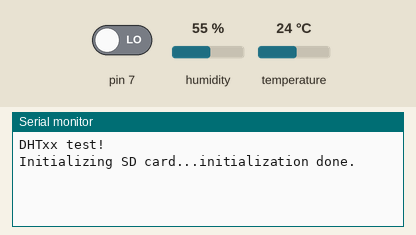
This sketch was run on a simulated Arduino Uno, built with avr-gcc and run on an emulated ATmega328P. On the bench: the last lines printed to the serial monitor. The inputs (shaded band) are chosen by the test bench; at power-on: humidity 55 %, pin 7 LOW, temperature 24 °C. The local clock reads 2024-03-15 10:24:30 at power-on unless the sketch sets it; storage starts empty.

Above: at 3.2 s.
3.3 s: humidity set to 22 %
At 4.7 s:
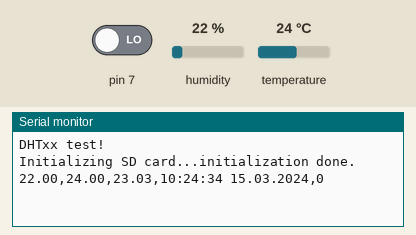
17.3 s: pin 7 driven HIGH
At 17.9 s:
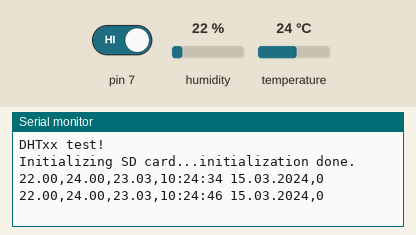
27.8 s: temperature set to 12 °C
At 29.5 s:
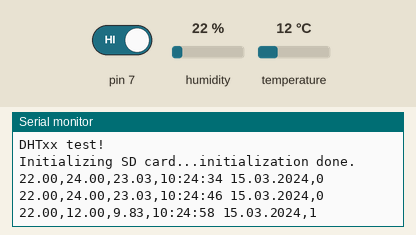
38.3 s: pin 7 driven LOW
At 41.3 s:
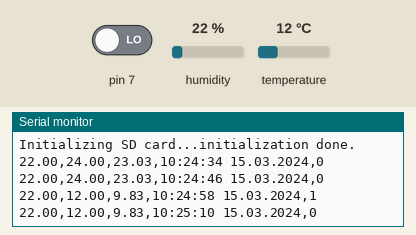
48.8 s: humidity set to 40 %
At 53.1 s:
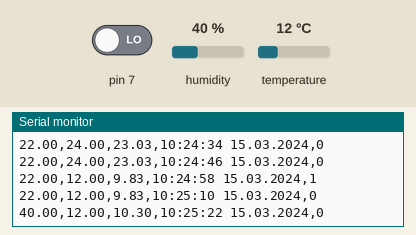
Timing chart, 0 to 54.6 s (numbered marks = the images above; inputs shaded):
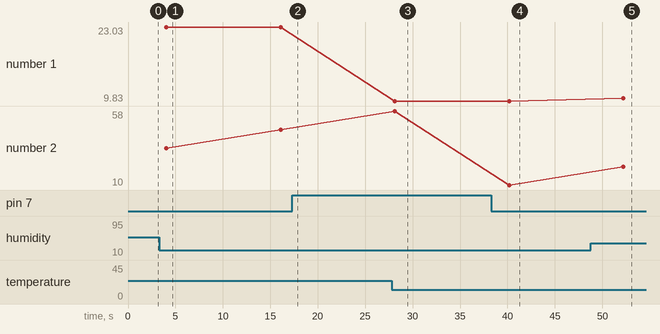

The sketch:

sketch_aug19a.ino
```cpp
#include <DHT.h>
#include <DHT_U.h>
#include <Wire.h>
#include <DS3231.h>
#include <SPI.h>
#include <SD.h>

#define DHTPIN 9
#define DHTTYPE DHT11

DHT dht(DHTPIN, DHTTYPE);
DS3231 rtc(SDA, SCL);

Time t;
bool SDInit = true;

void setup() {
  pinMode(7, INPUT);
  delay(2000);
  Serial.begin(9600);
  Serial.println(F("DHTxx test!"));
  rtc.begin();
  dht.begin();
  Serial.print("Initializing SD card...");
  if (!SD.begin(4)) {
    Serial.println("initialization failed!");
    SDInit = false;
  } else {
    Serial.println("initialization done.");
  }
  writedata();
}

void loop() {
  delay(2000);

  float hum = dht.readHumidity();
  float temp = dht.readTemperature();
  if (isnan(hum) || isnan(temp)) {
    Serial.println(F("Failed to read from DHT sensor!"));
    return;
  }
  float hic = dht.computeHeatIndex(temp, hum, false);

  String csvString = String(hum) + "," + String(temp) + "," + String(hic) + ",";
  csvString += rtc.getTimeStr() + String(" ") + rtc.getDateStr() + "," + String(digitalRead(7));
  Serial.println(csvString);

  File dataFile = SD.open("weather.csv", FILE_WRITE);
  if (SDInit) {
    if (dataFile) {
      dataFile.println(csvString);
      dataFile.close();
    } else {
      Serial.println("error opening datalog.txt");
      SDInit = false;
    }
  }
  delay(10000);
}
void writedata() {

}
```

Measured:
- after the input at 3.3 s, the serial monitor: prints a new line after 0.75 s (image 1)
- after the input at 27.8 s, the serial monitor: prints a new line after 0.33 s (image 3)
- after the input at 38.3 s, the serial monitor: prints a new line after 1.9 s (image 4)
- after the input at 48.8 s, the serial monitor: prints a new line after 3.4 s (image 5)
- plotted number 1: 23.03 → 9.83 after the input at 27.8 s, 9.83 → 10.3 after the input at 48.8 s
